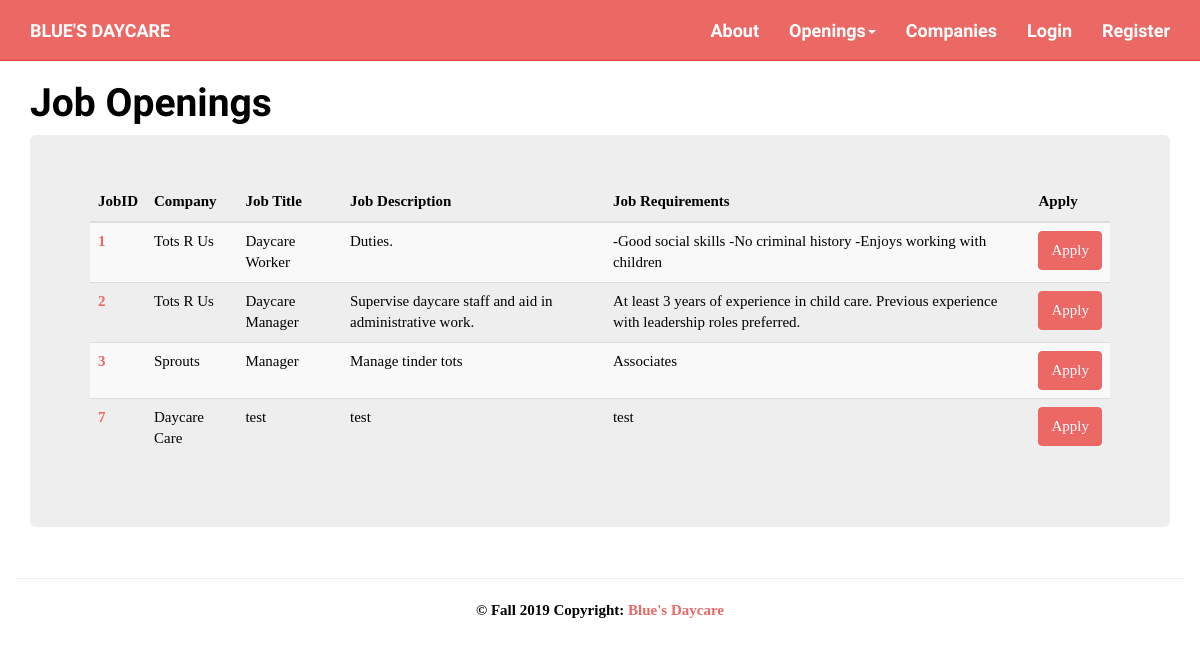
Page /index.php?action=viewJobs on the committed database.
### tables this page shows
CREATE TABLE `job` (
  `jobID` int(11) NOT NULL,
  `companyID` int(11) NOT NULL,
  `jobName` varchar(50) DEFAULT NULL,
  `jobDescription` varchar(500) DEFAULT NULL,
  `jobRequirements` varchar(500) DEFAULT NULL,
  `applicationSlots` int(11) DEFAULT NULL,
  `status` varchar(15) NOT NULL DEFAULT 'open'
);

CREATE TABLE `company` (
  `companyID` int(11) NOT NULL,
  `companyName` varchar(100) NOT NULL,
  `employeeCount` int(11) NOT NULL DEFAULT '1',
  `childCapacity` int(11) NOT NULL DEFAULT '0',
  `childrenEnrolled` int(11) NOT NULL DEFAULT '0',
  `overallRating` float DEFAULT '0',
  `ownerID` int(11) NOT NULL,
  `companyImage` varchar(50) DEFAULT 'images/default-company.jpg'
);

### models/job_db.php (called while the page is built, shortened)
<?php
class job_db {
    public static function select_all() {
        $db = Database::getDB();
        $status="open";
        $query='SELECT * from job JOIN company ON
            job.companyID=company.companyID
            WHERE job.status = :status
            ORDER by job.jobID asc'
            ;
        $statement = $db->prepare($query);
        $statement->bindValue(':status', $status);
        $statement->execute();
        $rows = $statement->fetchAll();
        return $rows;
    }
}

### views/viewJobs.php (the view, shortened to what this page needs)
<!DOCTYPE html>
<html>
    <head>
        <?php include ('css/css.php'); ?>
    </head>
    <body>
        <?php include ('nav.php'); ?>
        <div class="container" >
            <h1>Job Openings</h1>
            <div class="jumbotron">
<table class="table table-striped table-hover">
  <thead>
    <tr>
      <th scope="col">JobID</th>
      <th scope="col">Company</th>
      <th scope="col">Job Title</th>
      <th scope="col">Job Description</th>
      <th scope="col">Job Requirements</th>
      <th scope="col">Apply</th>
    </tr>
  </thead>
  <tbody>
      <?php foreach ($jobs as $j) : ?>
    <tr>
      <th scope="row"><a href="index.php?action=viewJob&amp;id=<?php echo $j[0]; ?>">
                                <?php  echo $j[0]; ?>
                            </a></th>
      <td><?php echo $j["companyName"] ; ?></td>
      <td><?php echo $j["jobName"] ; ?></td>
      <td><?php echo $j["jobDescription"] ; ?></td>
      <td><?php echo $j["jobRequirements"] ; ?></td>
          <td><form action="index.php" method="post">
                  <input type="submit" class="btn btn-primary btn-sml" value="Apply">
              </form>
          </td>
    </tr>
    <?php endforeach; ?>
  </tbody>
</table>
            </div>
        </div>
            <?php include ('footer.php'); ?>
    </body>
</html>

### css/local.css (style rules this page uses)
body { color:black; }

### rows in the picture
job: jobID "1", companyID.companyName "Tots R Us", jobName "Daycare Worker", jobDescription "Duties.", jobRequirements "-Good social skills -No criminal history -Enjoys working with children"
job: jobID "2", companyID.companyName "Tots R Us", jobName "Daycare Manager", jobDescription "Supervise daycare staff and aid in administrative work.", jobRequirements "At least 3 years of experience in child care. Previous experience with leadership roles preferred."
job: jobID "3", companyID.companyName "Sprouts", jobName "Manager", jobDescription "Manage tinder tots", jobRequirements "Associates"
job: jobID "7", companyID.companyName "Daycare Care", jobName "test", jobDescription "test", jobRequirements "test"
